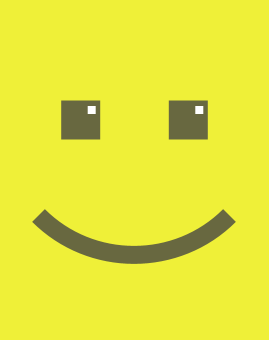
Frame 1 (no input)
Frame 60 (the mouse pressed at the canvas centre just before this capture): identical to frame 1, image omitted
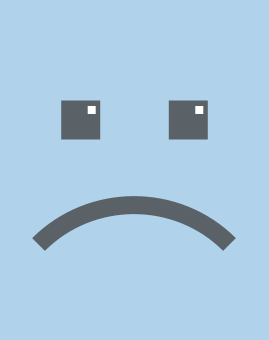
Frame 120 (the mouse held since frame 60 and released just before this capture)

The Processing sketch that drew these frames (run headless with seeded random() and noise(); from frame 60 on, the mouse is pressed at the canvas centre):

// Processing sketch: Faces
// ── Faces.pde
int offset = 0;
int happyColour = color(239, 240, 56);
int sadColour = color(176, 210, 235);
boolean smiley = true;

void setup() {
  size(269, 340);
  smooth();
}

void draw() {
  background(smiley ? happyColour : sadColour);
  drawFace(smiley);
  if (frameCount % 100 == 0) {
    smiley = !smiley;
  }
}

void drawFace(boolean smiling) {
  fill(66, 200);
  noStroke();
  rectMode(CENTER);
  rect(width * .3, height/2 - 50, 39, 39);
  rect(width * .7, height/2 - 50, 39, 39);
    pushStyle();
    fill(255);
    rect(width * .3 + 11, height/2 - 60, 8, 8);
    rect(width * .7 + 11, height/2 - 60, 8, 8);
    popStyle();
  noFill();
  stroke(66, 200);
  strokeCap(SQUARE);
  strokeWeight(18);
  ellipseMode(CENTER);
  if (smiling) {
    arc(width/2, height/2 - 50, min(width, height), min(width, height), PI/4, 3*PI/4);
  } else {
    arc(width/2, height, min(width, height), min(width, height), PI + PI/4, PI + 3*PI/4);
  }
}

void keyPressed() {
  if (keyCode == UP) {
    offset -= 1;
  } else if (keyCode == DOWN) {
    offset += 1;
  }
  println(offset);
}
